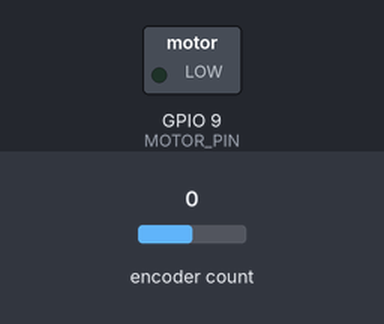
The sketch below on a simulated ESP32-S3. Parts: switched loads named in the sketch (green lamp = pin HIGH). The test bench sets the inputs (shaded band); at power-on: encoder count 0.

Above: at 0.1 s.
At 1.1 s:
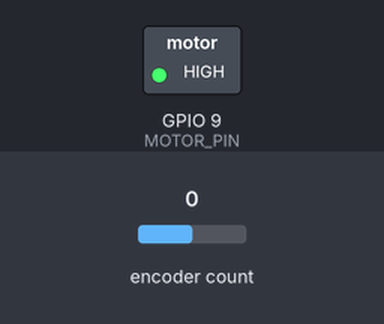
Timing chart, 0 to 2.6 s (numbered marks = the images above):
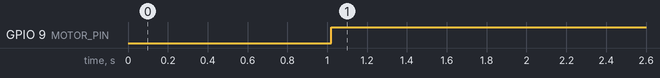

Measured:
- by itself, GPIO 9 (MOTOR_PIN): LOW → HIGH at 1.0 s

The sketch:

pid_encoder_445.ino
```cpp
// snippet: pid_encoder_445
// tags: encoder
// boards: avr, esp32, megaavr, nano33iot, romi32u4
// library: Encoder
// description: Move a motor to a sequence of positions {0, 500, 1000, 750, 200} encoder ticks
// prompts: motor, sequence, positions, encoder, ticks, (kp=2
// verified: compile-only
// source: kd-generated (id 445)
// exact-include: Encoder.h

#include <Encoder.h>

#define ENCODER_PIN_A 2
#define ENCODER_PIN_B 3
#define MOTOR_PIN 9

Encoder encoder(ENCODER_PIN_A, ENCODER_PIN_B);
volatile long encoderPosition = 0;  // Use long for accumulated position

const int targetPositions[] = {0, 500, 1000, 750, 200};
const int numPositions = sizeof(targetPositions) / sizeof(targetPositions[0]);

float kp = 2.0, ki = 0.05, kd = 0.3;
float integral = 0.0, prevError = 0.0;
float output = 0.0;

unsigned long prevMs = 0;
int currentPos = 0;

void setup() {
  Serial.begin(9600);
  pinMode(MOTOR_PIN, OUTPUT);
  attachInterrupt(digitalPinToInterrupt(ENCODER_PIN_A), encoderISR, CHANGE);
}

void loop() {
  unsigned long now = millis();
  if (now - prevMs < 20) return;
  prevMs = now;

  // Non-blocking dwell after reaching a target (replaces delay(1000))
  static bool dwelling = false;
  static unsigned long dwellStart = 0;
  if (dwelling) {
    if (now - dwellStart < 1000) return;  // hold position, skip the PID update
    dwelling = false;
  }

  // Get the actual encoder position (not rate)
  noInterrupts();
  long pos = encoder.read();
  interrupts();

  // Use the absolute position directly for PID control
  // The original code incorrectly computed a rate (pulses * RPM_SCALE) and compared
  // it to absolute position targets, which would never converge
  float measuredPosition = (float)pos;
  output = pidUpdate(targetPositions[currentPos], measuredPosition, 0.02);
  output = constrain(output, -255, 255);
  analogWrite(MOTOR_PIN, (int)output);

  if (abs(measuredPosition - targetPositions[currentPos]) < 10) {
    currentPos++;
    if (currentPos >= numPositions) {
      currentPos = 0;
    }
    dwelling = true;   // dwell 1 s non-blockingly (was delay(1000))
    dwellStart = now;
  }
}

void encoderISR() {
  // Encoder library handles the counting internally
  // This ISR is just a placeholder to trigger the encoder library's ISR
  // The actual position is read via encoder.read() in loop()
}

float pidUpdate(float sp, float pv, float dt) {
  float err = sp - pv;
  integral += err * dt;
  integral = constrain(integral, -200.0, 200.0);  // anti-windup
  float deriv = (err - prevError) / dt;
  prevError = err;
  return kp * err + ki * integral + kd * deriv;
}
```
